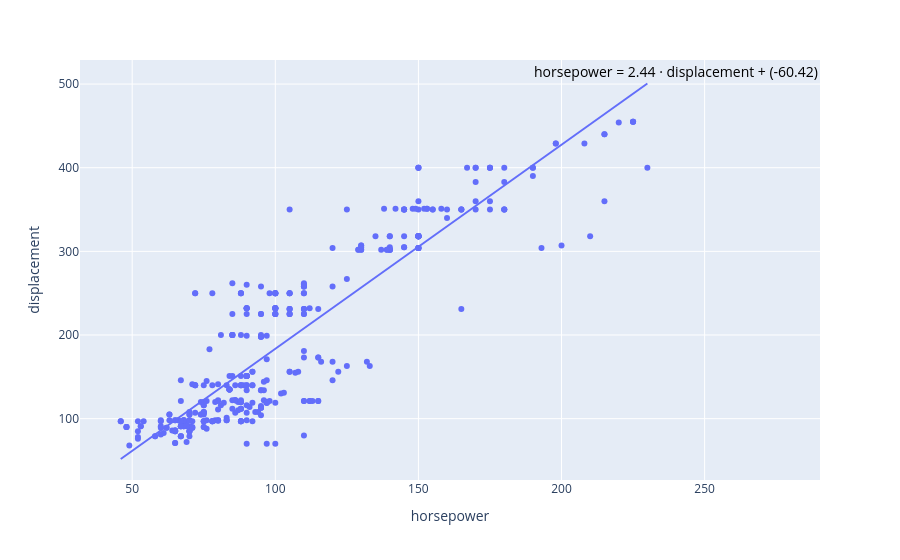

The code cell stored with this chart in its notebook:
### Markdown cell above
## Zadanie 4

### Code cell
fix = px.scatter(auto_df,x="horsepower",y="displacement",trendline="ols")

results = px.get_trendline_results(fix)
model = results.iloc[0]["px_fit_results"]
a = model.params[1]   
b = model.params[0]   
equation = f"horsepower = {a:.2f} · displacement + ({b:.2f})"

fix.add_annotation(
    x=auto_df["horsepower"].max()+10, 
    y=auto_df["displacement"].max()+60,    
    text=equation,
    showarrow=False,
    font=dict(size=14, color="black")
)

print(equation)

fix.show()

### Figure 1 — Plotly figure (JSON) as saved in the notebook; plotly's stock layout.template omitted (floating-point values rounded to 4 significant figures; data arrays with more than 128 entries replaced by an {"elided": "..."} marker saying what was removed)
{"data": [{"hovertemplate": "horsepower=%{x}<br>displacement=%{y}<extra></extra>", "legendgroup": "", "marker": {"color": "#636efa", "symbol": "circle"}, "mode": "markers", "name": "", "orientation": "v", "showlegend": false, "type": "scatter", "x": {"elided": "398 float values"}, "xaxis": "x", "y": {"elided": "398 float values"}, "yaxis": "y"}, {"hovertemplate": "<b>OLS trendline</b><br>displacement = 2.43933 * horsepower + -60.4231<br>R<sup>2</sup>=0.805070<br><br>horsepower=%{x}<br>displacement=%{y} <b>(trend)</b><extra></extra>", "legendgroup": "", "marker": {"color": "#636efa", "symbol": "circle"}, "mode": "lines", "name": "", "showlegend": false, "type": "scatter", "x": {"elided": "392 float values"}, "xaxis": "x", "y": {"elided": "392 float values"}, "yaxis": "y"}], "layout": {"annotations": [{"font": {"color": "black", "size": 14}, "showarrow": false, "text": "horsepower = 2.44 · displacement + (-60.42)", "x": 240, "y": 515}], "legend": {"tracegroupgap": 0}, "margin": {"t": 60}, "xaxis": {"anchor": "y", "domain": [0, 1], "title": {"text": "horsepower"}}, "yaxis": {"anchor": "x", "domain": [0, 1], "title": {"text": "displacement"}}}}
